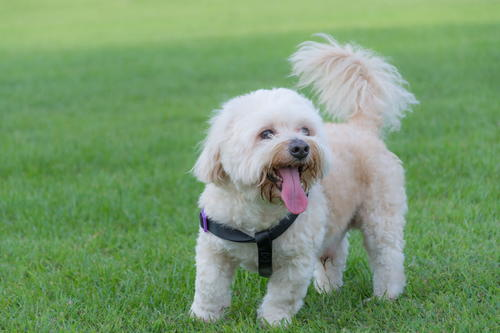
//> input picture showwindow/puppy.jpg, 500 x 333 px
$ ./main   (built with g++ and OpenCV 4)
//> lines starting //> are read from the running program, lines starting //| are printed output that depends on the picture
#include <iostream>
#include <opencv2/core.hpp>
#include <opencv2/highgui.hpp>
#include <opencv2/imgproc.hpp>

using namespace std;
using namespace cv;
void onMouse(int event, int x, int y, int flags, void* param);

int main()
{
    Mat image;
    cout <<"This image is " << image.rows<<" x "<<image.cols << endl;
    image = imread("puppy.jpg");
//> image is the input picture: 333 rows x 500 cols, CV_8UC3; mean B, G, R 110.8, 153.2, 121
    cout <<"This image is " << image.rows<<" x "<<image.cols << endl;
//| This image is 333 x 500
    if(image.empty())
    {
        printf("image is empty\n" );
    }
    namedWindow("original Image");
    imshow("Original Image",image);

    Mat result;
    cv::flip(image,result,1);
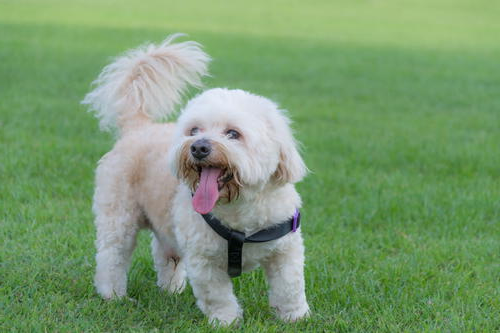
//> result: 333 rows x 500 cols, CV_8UC3; mean B, G, R 110.8, 153.2, 121
    cout <<"This image is " << result.rows<<" x "<<result.cols << endl;
//| This image is 333 x 500
    namedWindow("Output Image");
    imshow("Output Image",result);

    imwrite("Output.bmp",result);
    result = imread("puppy.jpg",IMREAD_GRAYSCALE);
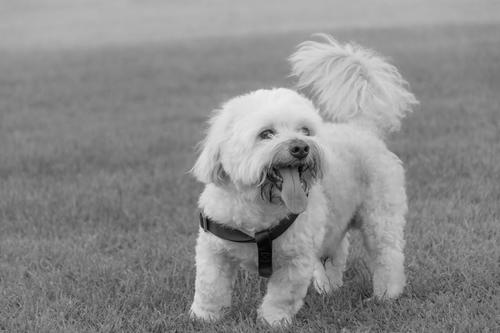
//> result: 333 rows x 500 cols, CV_8UC1; min 0, max 242, mean 138.8
    namedWindow("Output2 Image");
    imshow("Output2 Image",result);
    imwrite("Output2.bmp",result);

    setMouseCallback("Original Image",onMouse,reinterpret_cast<void*>(&image));

    waitKey(0);

    return 0;
}
void onMouse(int event, int x, int y, int flags, void* param)
{
    Mat *im = reinterpret_cast<Mat*>(param);
    switch (event) {//call event
        case EVENT_LBUTTONDOWN:
            cout << "at(" << x << ","<< y <<") value is:"<<static_cast<int>
                    (im->at<uchar>(Point(x,y)))<<endl;
        break;
    }
}
